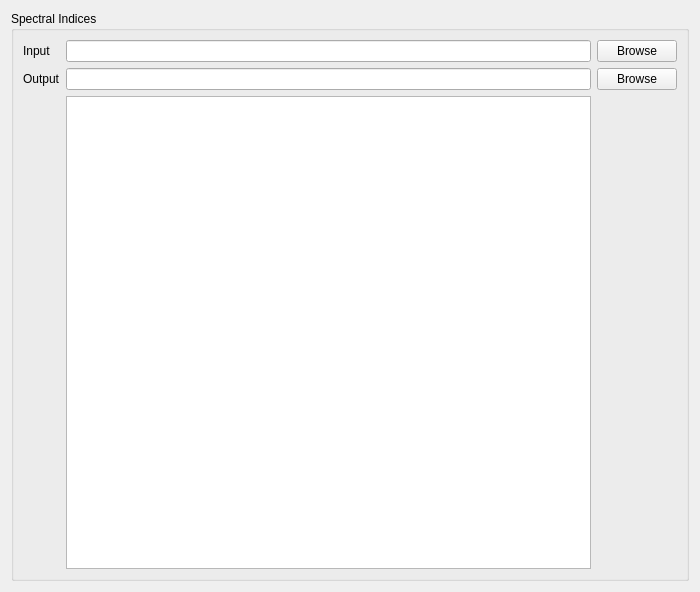
<?xml version="1.0" encoding="UTF-8"?>
<ui version="4.0">
 <class>Form</class>
 <widget class="QWidget" name="Form">
  <property name="geometry">
   <rect>
    <x>0</x>
    <y>0</y>
    <width>700</width>
    <height>592</height>
   </rect>
  </property>
  <property name="windowTitle">
   <string>Form</string>
  </property>
  <layout class="QVBoxLayout" name="verticalLayout">
   <item>
    <widget class="QGroupBox" name="groupBox">
     <property name="title">
      <string>Spectral Indices</string>
     </property>
     <layout class="QGridLayout" name="gridLayout">
      <item row="0" column="2">
       <widget class="QPushButton" name="pushButton">
        <property name="text">
         <string>Browse</string>
        </property>
       </widget>
      </item>
      <item row="0" column="1">
       <widget class="QLineEdit" name="lineEditInput"/>
      </item>
      <item row="0" column="0">
       <widget class="QLabel" name="label">
        <property name="text">
         <string>Input</string>
        </property>
       </widget>
      </item>
      <item row="1" column="2">
       <widget class="QPushButton" name="pushButton_2">
        <property name="text">
         <string>Browse</string>
        </property>
       </widget>
      </item>
      <item row="1" column="0">
       <widget class="QLabel" name="label_2">
        <property name="text">
         <string>Output</string>
        </property>
       </widget>
      </item>
      <item row="1" column="1">
       <widget class="QLineEdit" name="lineEditOutput"/>
      </item>
      <item row="2" column="1">
       <widget class="QListWidget" name="listWidget"/>
      </item>
     </layout>
    </widget>
   </item>
  </layout>
 </widget>
 <resources/>
 <connections/>
</ui>
